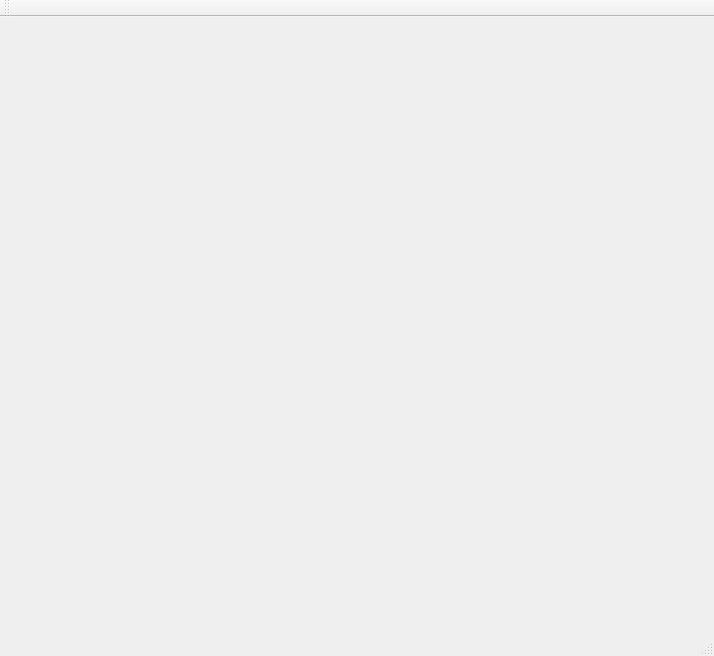
<?xml version="1.0" encoding="UTF-8"?>
<ui version="4.0">
 <class>MainWindow</class>
 <widget class="QMainWindow" name="MainWindow">
  <property name="geometry">
   <rect>
    <x>0</x>
    <y>0</y>
    <width>714</width>
    <height>656</height>
   </rect>
  </property>
  <property name="windowTitle">
   <string>MainWindow</string>
  </property>
  <widget class="QWidget" name="centralWidget">
   <layout class="QVBoxLayout" name="verticalLayout">
    <item>
     <widget class="QCustomPlot" name="customPlot" native="true"/>
    </item>
    <item>
     <widget class="QCustomPlot" name="customPlot_x" native="true"/>
    </item>
   </layout>
  </widget>
  <widget class="QMenuBar" name="menuBar">
   <property name="geometry">
    <rect>
     <x>0</x>
     <y>0</y>
     <width>714</width>
     <height>19</height>
    </rect>
   </property>
  </widget>
  <widget class="QToolBar" name="mainToolBar">
   <attribute name="toolBarArea">
    <enum>TopToolBarArea</enum>
   </attribute>
   <attribute name="toolBarBreak">
    <bool>false</bool>
   </attribute>
  </widget>
  <widget class="QStatusBar" name="statusBar"/>
 </widget>
 <layoutdefault spacing="6" margin="11"/>
 <customwidgets>
  <customwidget>
   <class>QCustomPlot</class>
   <extends>QWidget</extends>
   <header>qcustomplot.h</header>
   <container>1</container>
  </customwidget>
 </customwidgets>
 <resources/>
 <connections/>
</ui>
